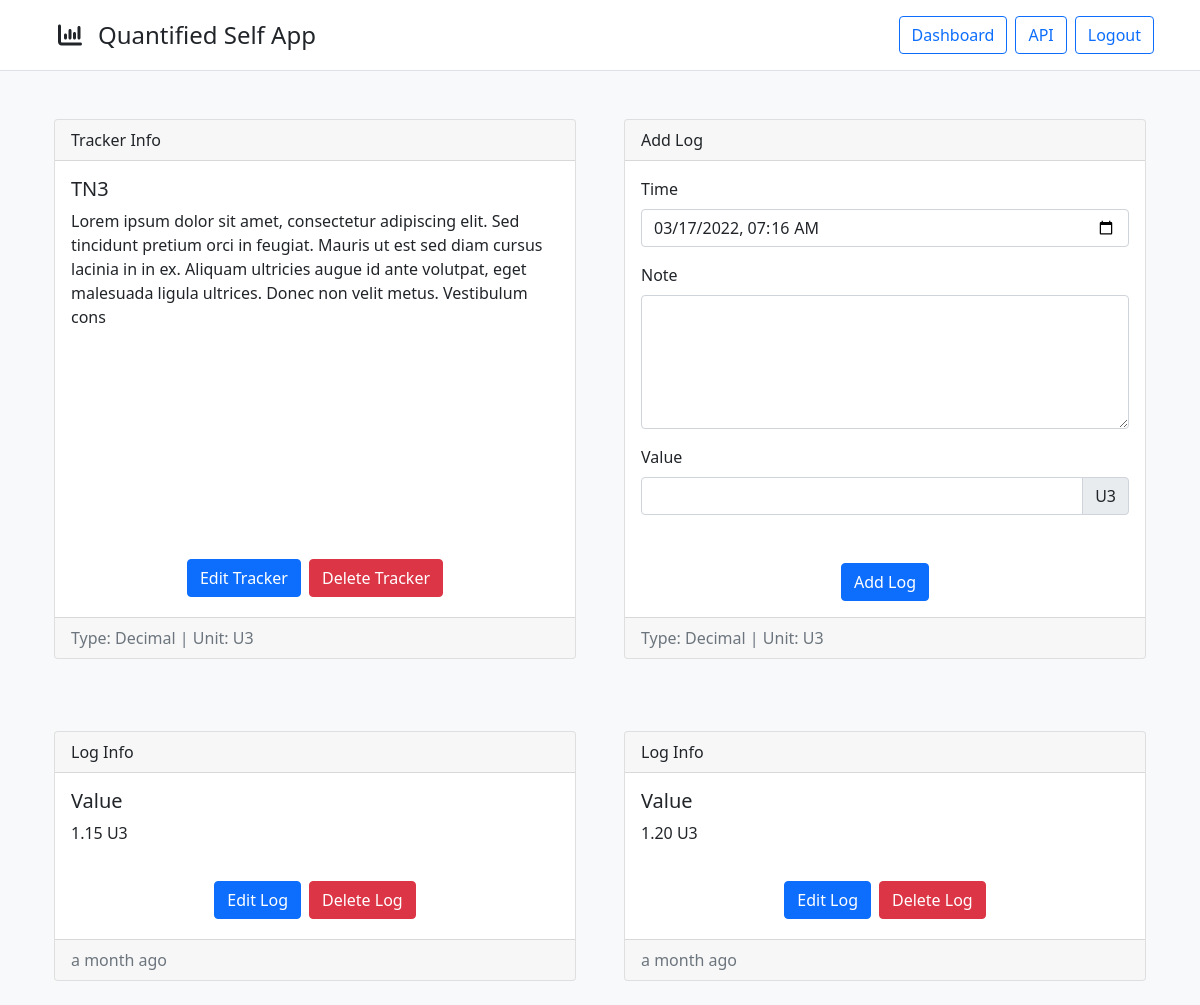
/trackers/view?id=3 (signed in), run on an earlier commit of the app's database.
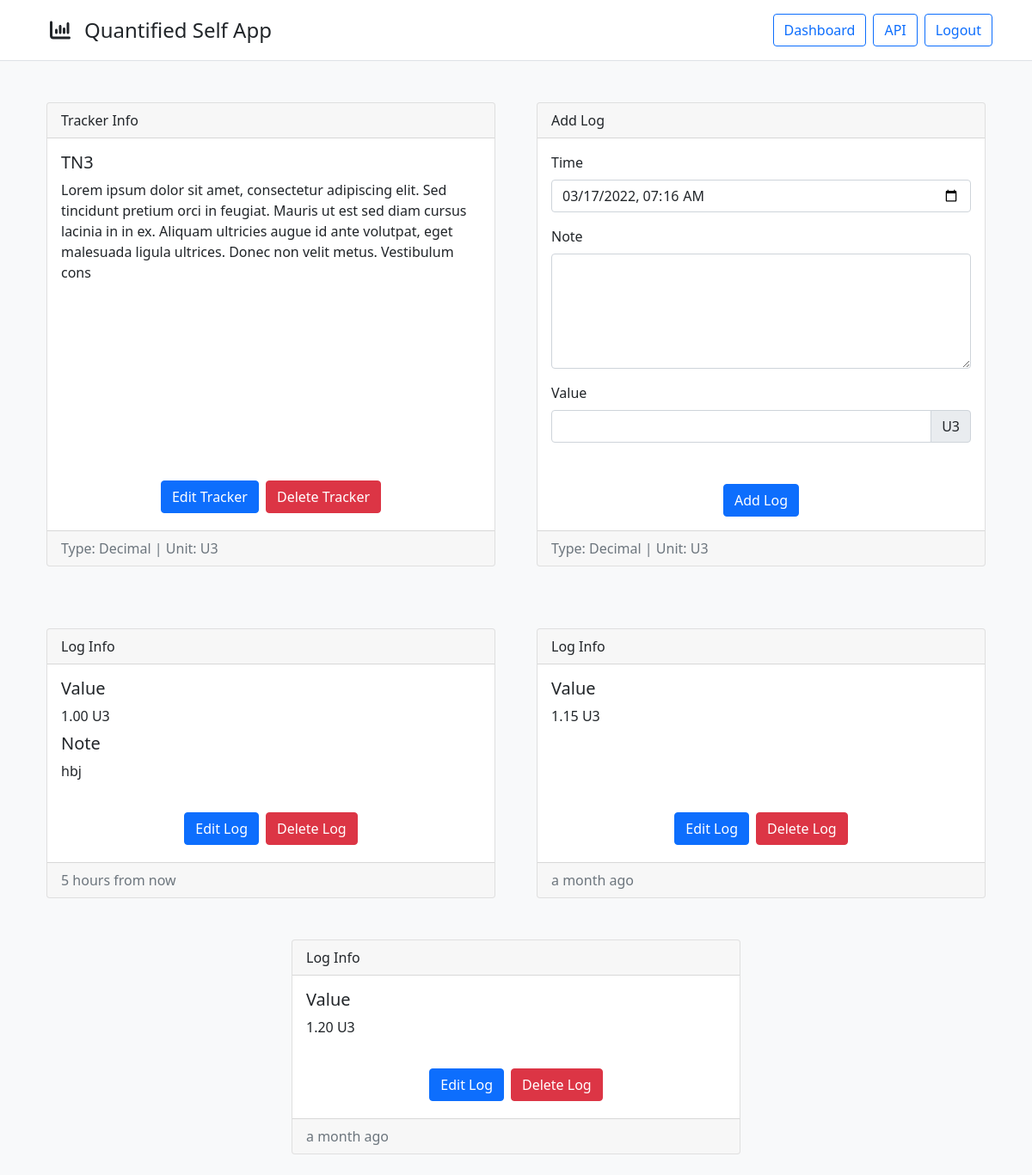
And on a later commit of the database.
### models/models.py (models this page shows)
class TrackerLogs(db.Model):
    __tablename__ = "tracker_logs"
    tl_id = db.Column(db.Integer(), primary_key=True, autoincrement=True)
    tl_time = db.Column(db.DateTime(), nullable=False)
    tl_note = db.Column(db.String(256))
    tl_tracker = db.Column(db.Integer(), db.ForeignKey("trackers.t_id", ondelete="CASCADE"), nullable=False)
    tl_vals = db.relationship("TrackerValues", cascade="all, delete")

class TrackerValues(db.Model):
    __tablename__ = "tracker_vals"
    tv_id = db.Column(db.Integer(), primary_key=True, autoincrement=True)
    tv_val = db.Column(db.Numeric(10, 2), nullable=False)
    tv_log = db.Column(db.Integer(), db.ForeignKey("tracker_logs.tl_id", ondelete="CASCADE"), nullable=False)

class TrackerUnit(db.Model):
    __tablename__ = "tracker_unit"
    tu_id = db.Column(db.Integer(), primary_key=True, autoincrement=True)
    tu_name = db.Column(db.String(16), nullable=False)
    tu_tracker = db.Column(db.Integer(), db.ForeignKey("trackers.t_id", ondelete="CASCADE"), nullable=False)

### views/views.py (the view, shortened to what this page needs)
@app.route("/trackers/view", methods=["GET", "POST"])
@login_required
def trackers_view():
    t_id = request.args.get("id", "")
    if not (t_id.isdigit()):
        flash("Invalid Tracker", "danger")
        return redirect("/trackers")
    t_id = int(t_id)
    tracker = TrackerModel.query.filter(TrackerModel.t_id == t_id, TrackerModel.t_user == current_user.id).first()
    if not tracker:
        flash("Invalid Tracker", "danger")
        return redirect("/trackers")
    options = {x.to_id: x.to_name for x in tracker.t_options}
    return render_template("trackers/view.html", user=current_user, tracker=tracker, options=options)

### auth/auth.py (called while the page is built)
@login.user_loader
def load_user(id):
    return UserModel.query.get(int(id))

### templates/filters/filters.py (called while the page is built)
@app.template_filter()
def pretty_datetime(datetime):
    return naturaltime(datetime)

### templates/trackers/view.html (shortened to what the changed rows need)
<!DOCTYPE html>
<html lang="en">
    <head>
        <link rel="stylesheet" href="{{ url_for('static', filename='css/bootstrap.min.css')}}">
        <link rel="stylesheet" href="{{ url_for('static', filename='css/fontawesome.all.min.css')}}">
        <link rel="stylesheet" href="{{ url_for('static', filename='css/tracker_view.css')}}">
    </head>
    <body class="bg-light">
        <div class="container">
            <div class="row equal mt-4">
                <div class="col-sm-12 col-md-12 col-lg-6 col-xl-6 d-flex justify-content-center p-4">
                    <div class="card flex-fill">
                        <div class="card-footer text-muted">
                            <span>Type: {{ tracker.t_type_name.tt_name }}</span>
                            {% if tracker.t_type_name.tt_name == "Integer" or tracker.t_type_name.tt_name == "Decimal" %}
                            | <span>Unit: {{ tracker.t_unit.tu_name }}</span>
                            {% endif %}
                        </div>
                    </div>
                </div>
                <div class="col-sm-12 col-md-12 col-lg-6 col-xl-6 d-flex justify-content-center p-4">
                    <div class="card flex-fill">
                        <form action="" method="POST" style="width: 100%;">
                            <div class="card-body">
                                {% if tracker.t_type_name.tt_name == "Boolean" %}
                                <label for="tl_val" class="form-label">Value</label>
                                <div class="mb-3">
                                    <select id="tl_val" name="tl_val" class="form-select" required>
                                        <option value="1" selected>Yes</option>
                                        <option value="0">No</option>
                                    </select>
                                </div>
                                {% elif tracker.t_type_name.tt_name == "Integer" %}
                                <label for="tl_val" class="form-label">Value</label>
                                <div class="input-group mb-3">
                                    <input type="number" step="1" id="tl_val" name="tl_val" class="form-control" aria-describedby="tl_unit" required>
                                    <span class="input-group-text" id="tl_unit">{{ tracker.t_unit.tu_name }}</span>
                                </div>
                                {% elif tracker.t_type_name.tt_name == "Decimal" %}
                                <label for="tl_val" class="form-label">Value</label>
                                <div class="input-group mb-3">
                                    <input type="number" step="0.01" id="tl_val" name="tl_val" class="form-control" aria-describedby="tl_unit" required>
                                    <span class="input-group-text" id="tl_unit">{{ tracker.t_unit.tu_name }}</span>
                                </div>
                                {% endif %}
                            </div>
                            <div class="card-footer text-muted">
                                <span>Type: {{ tracker.t_type_name.tt_name }}</span>
                                {% if tracker.t_type_name.tt_name == "Integer" or tracker.t_type_name.tt_name == "Decimal" %}
                                | <span>Unit: {{ tracker.t_unit.tu_name }}</span>
                                {% endif %}
                            </div>
                        </form>
                    </div>
                </div>
            </div>
        </div>
        <div class="container">
            <div class="row equal d-flex justify-content-center mt-4">
                {% for log in tracker.t_logs %}
                <div class="col-sm-12 col-md-12 col-lg-6 col-xl-6 d-flex justify-content-center p-4">
                    <div class="card flex-fill">
                        <div class="card-header">Log Info</div>
                        <div class="card-body">
                            <h5 class="card-title">
                                {% if tracker.t_type_name.tt_name == "Multi Select" %}
                                Values
                                {% else %}
                                Value
                                {% endif %}
                            </h5>
                            <div class="card-text">
                                {% for val in log.tl_vals %}
                                <div>
                                    {% if tracker.t_type_name.tt_name == "Boolean" %}
                                        {% if val.tv_val | int == 1 %}
                                        Yes
                                        {% elif val.tv_val | int == 0 %}
                                        No
                                        {% endif %}
                                    {% elif tracker.t_type_name.tt_name == "Integer" %}
                                        {{ val.tv_val | int }} {{ tracker.t_unit.tu_name }}
                                    {% elif tracker.t_type_name.tt_name == "Decimal" %}
                                        {{ val.tv_val | round(2) }} {{ tracker.t_unit.tu_name }}
                                    {% elif tracker.t_type_name.tt_name == "Duration" %}
                                        Hours: {{ val.tv_val // 3600 }} | Minutes: {{ (val.tv_val % 3600) // 60 }} | Seconds: {{ (val.tv_val % 60) | int }}
                                    {% elif tracker.t_type_name.tt_name == "Single Select" %}
                                        {{ options[val.tv_val | int] }}
                                    {% elif tracker.t_type_name.tt_name == "Multi Select" %}
                                        {{ options[val.tv_val | int] }}
                                    {% endif %}
                                </div>
                                {% endfor %}
                            </div>
                            {% if log.tl_note | length > 0 %}
                            <h5 class="card-title pt-2">Note</h5>
                            <div class="card-text">{{ log.tl_note }}</div>
                            {% endif %}
                        </div>
                        <div class="card-body d-flex justify-content-center align-items-end">
                            <a href="/trackers/log/edit?tid={{ tracker.t_id }}&lid={{ log.tl_id }}" class="btn btn-primary m-1">Edit Log</a>
                            <form action="" method="POST" style="display: inline;">
                                <button type="submit" class="btn btn-danger m-1">Delete Log</button>
                            </form>
                        </div>
                        <div class="card-footer text-muted">
                            {{ log.tl_time | pretty_datetime }}
                        </div>
                    </div>
                </div>
                {% endfor %}
            </div>
        </div>
    </body>
</html>

What changed in the data, as far as the page shows it:
added TrackerLogs: tl_note "hbj", tl_time|pretty_datetime "5 hours from now"
added TrackerValues: tv_val "1.00", {{ tracker.t_unit.tu_name }} "U3", shown under "hbj"
